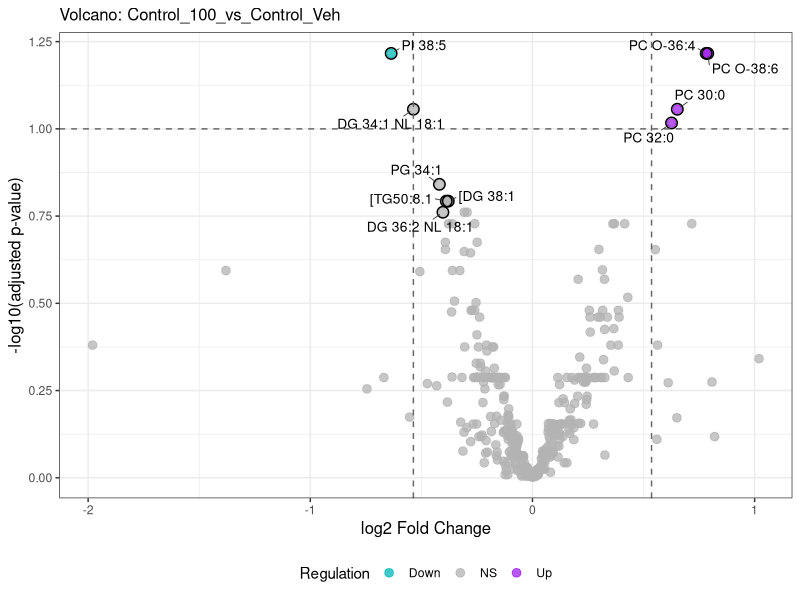
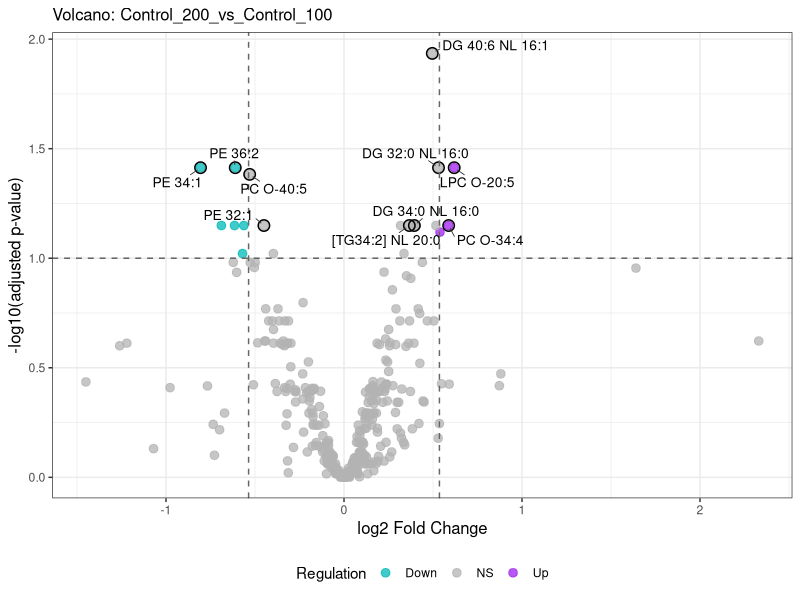
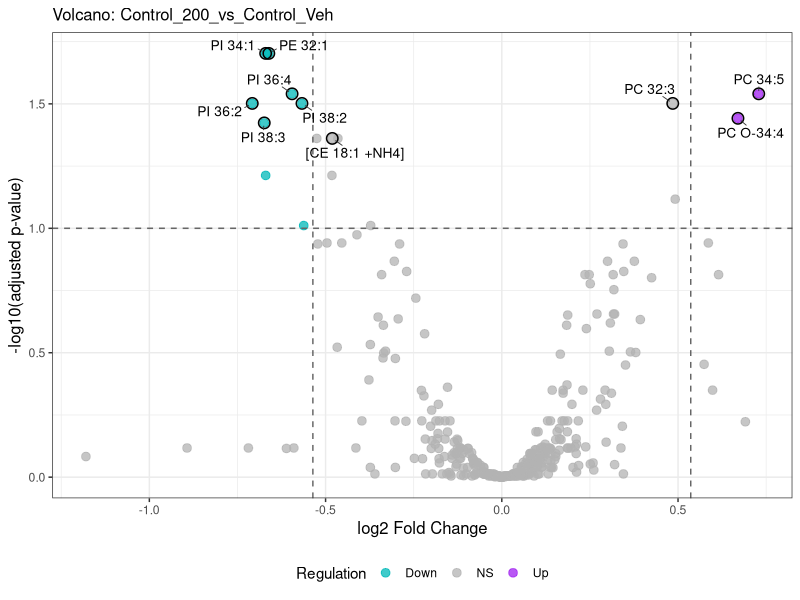
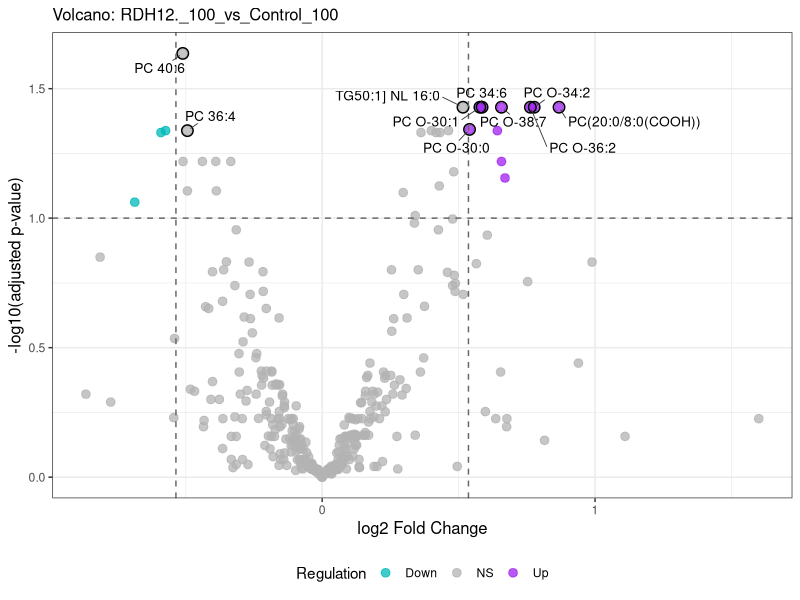
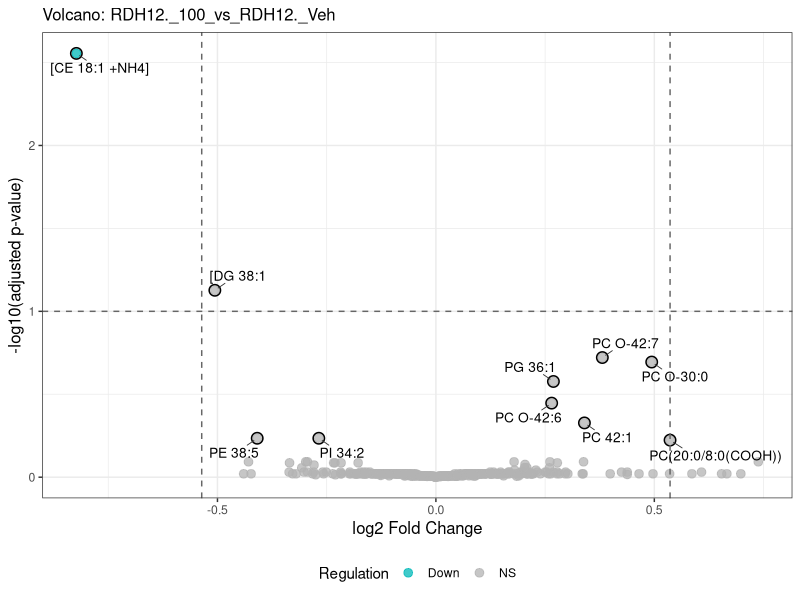
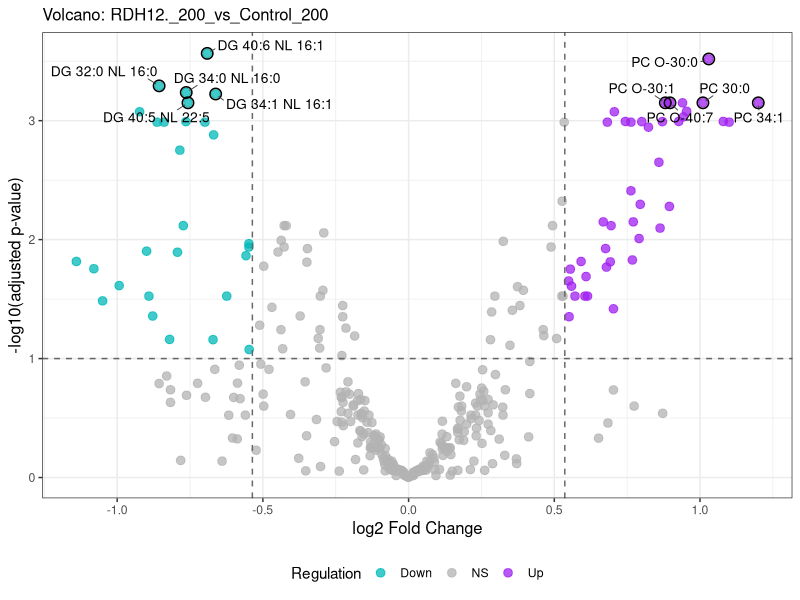
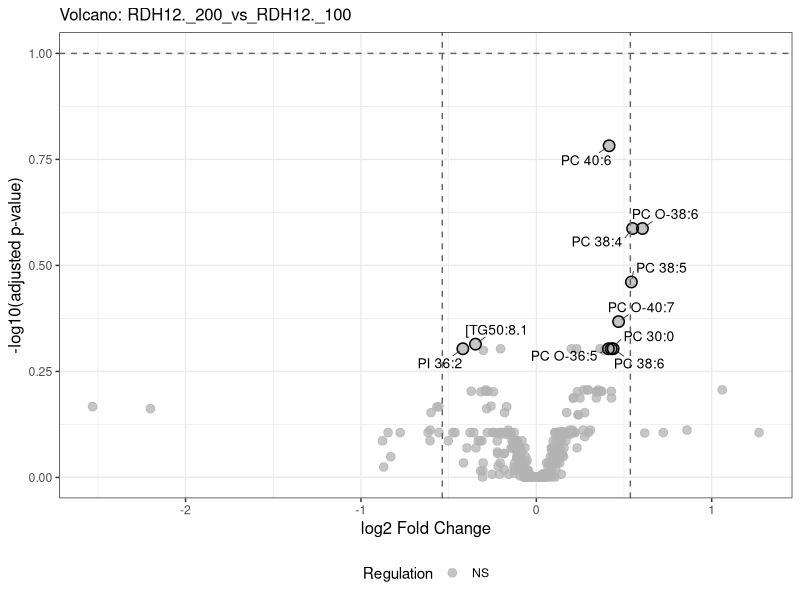
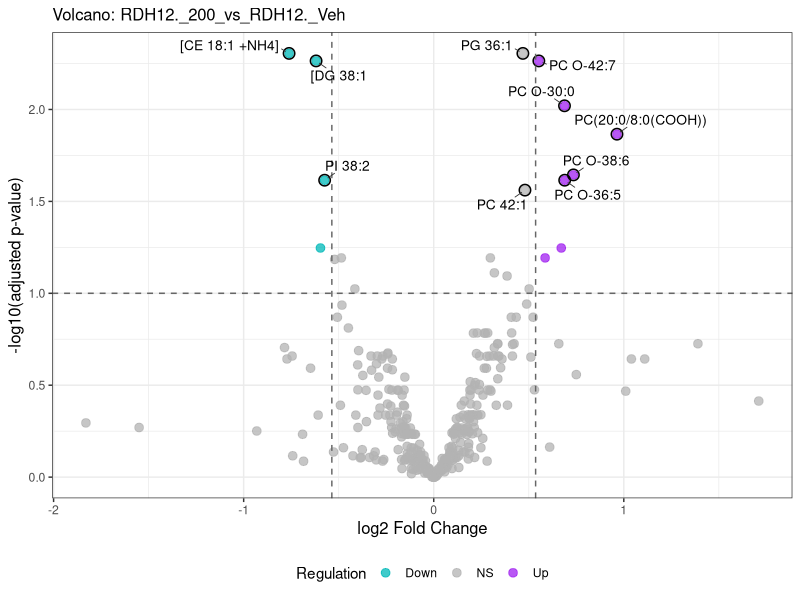

Recreate these plots in R, in order.
#File Needed
DEPresults_v2 <- read.csv("Lipidomics/output_txts/Recovery_DEA_results_v1_corrected.csv")

# =========================================================
# Batch standard volcano plots
# - loops over all contrasts automatically
# - uses ratio vs adjusted p-value
# - no missingness-class annotation
# - saves each plot as SVG
# - also writes a per-contrast table with rounded display values
# =========================================================

# -------------------------
# Packages
# -------------------------
library(dplyr)
library(ggplot2)
library(ggrepel)
library(stringr)

# =========================================================
# 1. USER INPUTS
# =========================================================

# Assumes your main table is already in memory as:
# DEPresults_v2

favorite_IDs <- c( )

padj_cutoff  <- 0.1
lfc_cutoff   <- log2(1.45)
n_top_labels <- 10

# output folder
out_dir <- "Lipidomics/Figures/Recovery/VolcanoPlots/StandardVolcano/"
dir.create(out_dir, showWarnings = FALSE, recursive = TRUE)

# optional png output too
save_png <- FALSE

# plot size
plot_width  <- 7
plot_height <- 7

# whether labels should include rounded values
include_values_in_labels <- FALSE

# =========================================================
# 2. HELPER FUNCTIONS
# =========================================================

sanitize_filename <- function(x) {
  x %>%
    str_replace_all("[^A-Za-z0-9_\\-]+", "_") %>%
    str_replace_all("_+", "_") %>%
    str_replace_all("^_|_$", "")
}

get_all_contrasts <- function(df) {
  colnames(df) %>%
    .[str_detect(., "_ratio$")] %>%
    str_remove("_ratio$")
}

format_padj_display <- function(x) {
  case_when(
    is.na(x) ~ NA_character_,
    x < 0.01 ~ "<0.01",
    TRUE ~ sprintf("%.2f", round(x, 2))
  )
}

format_ratio_display <- function(x) {
  ifelse(is.na(x), NA_character_, sprintf("%.1f", round(x, 1)))
}

# =========================================================
# 3. MAIN PREP FUNCTION
# =========================================================

make_volcano_df_standard <- function(df,
                                     contrast,
                                     padj_cutoff = 0.1,
                                     lfc_cutoff = log2(1.5),
                                     favorite_IDs = character(),
                                     n_top_labels = 10,
                                     include_values_in_labels = FALSE) {
  
  ratio_col <- paste0(contrast, "_ratio")
  padj_col  <- paste0(contrast, "_p.adj")
  
  needed_cols <- c("name", ratio_col, padj_col)
  missing_cols <- setdiff(needed_cols, colnames(df))
  
  if (length(missing_cols) > 0) {
    stop(
      "These required columns are missing for contrast '", contrast, "':\n",
      paste(missing_cols, collapse = "\n")
    )
  }
  
  out <- df %>%
    transmute(
      name = name,
      ratio = .data[[ratio_col]],
      padj  = .data[[padj_col]]
    ) %>%
    mutate(
      # keep full precision for plotting
      padj_plot = pmax(padj, 1e-300),
      
      # rounded/formatted values for display only
      ratio_round = round(ratio, 1),
      padj_round  = round(padj, 2),
      
      ratio_display = format_ratio_display(ratio),
      padj_display  = format_padj_display(padj),
      
      sig = !is.na(padj) & padj <= padj_cutoff,
      
      direction = case_when(
        !is.na(ratio) & ratio >=  lfc_cutoff & sig ~ "Up",
        !is.na(ratio) & ratio <= -lfc_cutoff & sig ~ "Down",
        TRUE ~ "NS"
      )
    )
  
  top_hits <- out %>%
    filter(!is.na(padj)) %>%
    arrange(padj) %>%
    slice_head(n = n_top_labels) %>%
    pull(name)
  
  out <- out %>%
    mutate(
      label_base = if_else(name %in% c(top_hits, favorite_IDs), name, NA_character_),
      label = case_when(
        is.na(label_base) ~ NA_character_,
        include_values_in_labels ~ paste0(
          label_base, "\n",
          "ratio=", ratio_display, ", padj=", padj_display
        ),
        TRUE ~ label_base
      )
    )
  
  out
}

# =========================================================
# 4. PLOTTING FUNCTION
# =========================================================

plot_volcano_standard <- function(volcano_df,
                                  contrast,
                                  padj_cutoff = 0.1,
                                  lfc_cutoff = log2(1.5)) {
  
  ggplot(volcano_df, aes(x = ratio, y = -log10(padj_plot))) +
    geom_point(
      aes(color = direction),
      alpha = 0.75,
      size = 2.6
    ) +
    geom_point(
      data = subset(volcano_df, !is.na(label)),
      shape = 21,
      size = 3.3,
      stroke = 0.8,
      color = "black",
      fill = NA,
      inherit.aes = FALSE,
      aes(x = ratio, y = -log10(padj_plot))
    ) +
    geom_vline(
      xintercept = c(-lfc_cutoff, lfc_cutoff),
      linetype = "dashed",
      color = "grey40"
    ) +
    geom_hline(
      yintercept = -log10(padj_cutoff),
      linetype = "dashed",
      color = "grey40"
    ) +
    geom_text_repel(
      aes(label = label),
      max.overlaps = 25,
      size = 3.5,
      color = "black",
      segment.color = "grey20",
      segment.size = 0.3,
      box.padding = 0.4,
      point.padding = 0.3,
      force = 2,
      min.segment.length = 0,
      na.rm = TRUE
    ) +
    theme_bw() +
    labs(
      title = paste("Volcano:", contrast),
      x = "log2 Fold Change",
      y = "-log10(adjusted p-value)",
      color = "Regulation"
    ) +
    scale_color_manual(
      values = c(
        "Up" = "purple",
        "Down" = "#00B8B8",
        "NS" = "grey70"
      ),
      drop = FALSE
    ) +
    theme(
      legend.position = "bottom",
      plot.title = element_text(size = 12),
      axis.title = element_text(size = 12)
    )
}

# =========================================================
# 5. BATCH SAVE FUNCTION
# =========================================================

save_all_standard_volcanoes <- function(df,
                                        out_dir = "Lipidomics/Figures/Recovery/VolcanoPlots/StandardVolcano/",
                                        favorite_IDs = character(),
                                        padj_cutoff = 0.1,
                                        lfc_cutoff = log2(1.3),
                                        n_top_labels = 10,
                                        width = 12,
                                        height = 10,
                                        save_png = FALSE,
                                        include_values_in_labels = FALSE) {
  
  dir.create(out_dir, showWarnings = FALSE, recursive = TRUE)
  
  contrasts <- get_all_contrasts(df)
  
  if (length(contrasts) == 0) {
    stop("No contrast columns ending in '_ratio' were found.")
  }
  
  message("Found ", length(contrasts), " contrasts.")
  
  summary_tbl <- vector("list", length(contrasts))
  
  for (i in seq_along(contrasts)) {
    contrast <- contrasts[i]
    message("[", i, "/", length(contrasts), "] Processing: ", contrast)
    
    result <- tryCatch({
      volcano_df <- make_volcano_df_standard(
        df = df,
        contrast = contrast,
        padj_cutoff = padj_cutoff,
        lfc_cutoff = lfc_cutoff,
        favorite_IDs = favorite_IDs,
        n_top_labels = n_top_labels,
        include_values_in_labels = include_values_in_labels
      )
      
      p <- plot_volcano_standard(
        volcano_df = volcano_df,
        contrast = contrast,
        padj_cutoff = padj_cutoff,
        lfc_cutoff = lfc_cutoff
      )
      
      base_name <- sanitize_filename(paste0("volcano_", contrast))
      
      svg_file <- file.path(out_dir, paste0(base_name, ".svg"))
      
      ggsave(
        filename = svg_file,
        plot = p,
        width = width,
        height = height,
        units = "in"
      )
      
      if (save_png) {
        png_file <- file.path(out_dir, paste0(base_name, ".png"))
        ggsave(
          filename = png_file,
          plot = p,
          width = width,
          height = height,
          units = "in",
          dpi = 300
        )
      }
      
      # save rounded display table
      table_file <- file.path(out_dir, paste0(base_name, "_table.csv"))
      
      write.csv(
        volcano_df %>%
          select(
            name,
            ratio,
            padj,
            ratio_round,
            padj_round,
            ratio_display,
            padj_display,
            direction,
            label
          ),
        file = table_file,
        row.names = FALSE
      )
      
      data.frame(
        contrast = contrast,
        status = "saved",
        output_svg = svg_file,
        output_table = table_file,
        stringsAsFactors = FALSE
      )
    }, error = function(e) {
      message("  Skipped: ", contrast)
      message("  Reason: ", e$message)
      
      data.frame(
        contrast = contrast,
        status = paste("failed:", e$message),
        output_svg = NA_character_,
        output_table = NA_character_,
        stringsAsFactors = FALSE
      )
    })
    
    summary_tbl[[i]] <- result
  }
  
  bind_rows(summary_tbl)
}

# =========================================================
# 6. RUN BATCH EXPORT
# =========================================================

volcano_export_summary <- save_all_standard_volcanoes(
  df = DEPresults_v2,
  out_dir = out_dir,
  favorite_IDs = favorite_IDs,
  padj_cutoff = padj_cutoff,
  lfc_cutoff = lfc_cutoff,
  n_top_labels = n_top_labels,
  width = plot_width,
  height = plot_height,
  save_png = save_png,
  include_values_in_labels = include_values_in_labels
)

print(volcano_export_summary)

write.csv(
  volcano_export_summary,
  file = file.path(out_dir, "volcano_export_summary.csv"),
  row.names = FALSE
)
